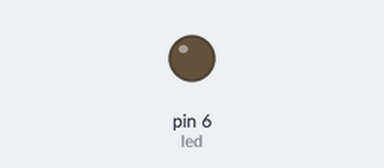
Recording of a sketch running on a simulated Arduino Uno, built with avr-gcc and run on an emulated ATmega328P. On the bench: output pins drawn as LEDs (lit = HIGH).

Above: at 0.15 s.
Timing chart, 0 to 1.6 s (numbered marks = the images above):
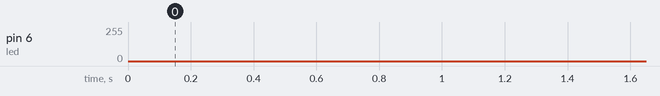

The sketch:

blink-two.ino
```cpp
int led=6;
void setup() {
  pinMode(led, OUTPUT);
}

void loop() {
  // gradually increase time pin is HIGH
  for(int i=0; i<255; i++){
    analogWrite(led, i);
    delay(5);
  }
  // gradually decrease time pin is HIGH
  for(int i=255; i>0; i--){
    analogWrite(led, i);
    delay(5);
  }
}
```
